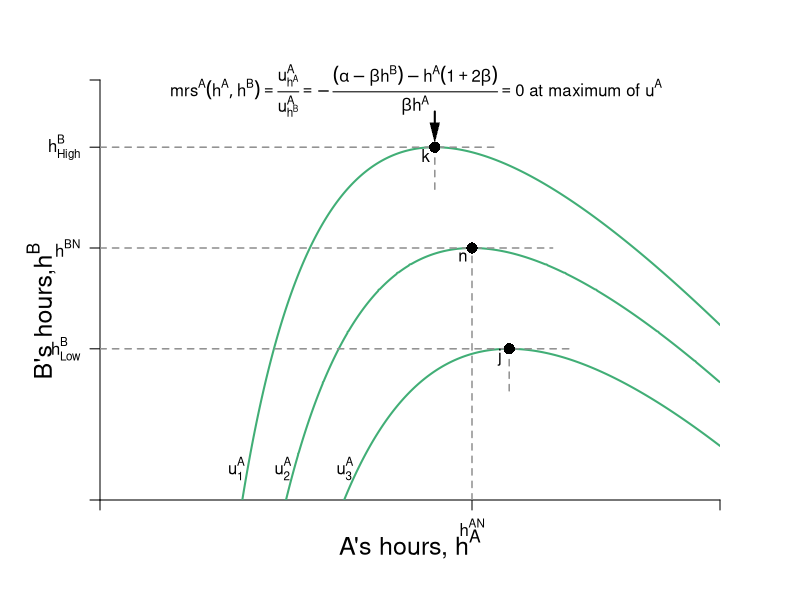

The R script that drew this image:
require(shape)
pdf(file = "coordination_failures/coordination_indiff_map.pdf", width = 9, height = 7)

#Set parameters for graphics
axislabelsize <- 1.5
graphlinewidth <- 2
segmentlinewidth <- 1.5

COL <- c("#7fc97f", "#beaed4", "#fdc086", "#ffff99", "#386cb0", "#f0027f", "#bf5b17", "#666666")
COLA <- c("#99d8c9","#66c2a4","#41ae76", "#238b45", "#005824")
COLB <- c("#4eb3d3", "#2b8cbe", "#0868ac","#084081")
Grays <- gray.colors(25, start =1, end = 0)

par(mar =  c(5, 5, 4, 4))

# uA <- function(ea, eb, alpha = 16, beta = 1/24) {
#   alpha*(1 - beta*eb)*ea - 0.5*(ea)^2
# }

uA <- function(ea, eb, alpha = 30, beta = 1/2) {
  (alpha - beta*(ea+eb))*ea - 0.5*(ea)^2
}

hANE <- function(alpha, beta = 1/2){
  alpha/(1 + 3*beta)
}

brfA <- function(ea, alpha = 30, beta = 1/2) {
  (alpha - ea*(1 + 2*beta))/(beta)
}

# brfA <- function(ea, alpha = 16, beta = 1/24) {
#   (alpha - ea)/(alpha * beta)
# }


xlims <- c(0, 20)
ylims <- c(0, 20)

npts <- 501 
x <- seq(xlims[1], xlims[2], length.out = npts)
y <- seq(ylims[1], ylims[2], length.out = npts) 
a <- c(uA(10.8, brfA(10.8)), 
       uA(hANE(alpha = 30, beta = 1/2), hANE(alpha = 30, beta = 1/2)), 
       uA(13.2, brfA(13.2))
       )

plot(0, 0, xlim = xlims, ylim = ylims, type = "n",
     xlab = expression(paste("")),
     ylab = expression(paste("")), 
     xaxt = "n", 
     yaxt = "n", 
     cex.lab = axislabelsize, 
     bty = "n",
     xaxs="i", 
     yaxs="i")

# ticksy <- seq(from = 0, to = ylims[2], by = 2)
# ylabels <- seq(from = 0, to = ylims[2], by = 2)
# ticksx <- seq(from = 0, to = xlims[2], by = 2)
# xlabels <- seq(from = 0, to = xlims[2], by = 2)
ticksy <- c(0,  brfA(13.2), 12,  brfA(10.8), ylims[2])
ylabels <- c(NA, expression(paste(h[Low]^B)), expression(paste(h^{BN})), expression(paste(h[High]^B)), NA)
ticksx <- c(0, 12,  xlims[2])
xlabels <- c(NA, expression(paste(h^{AN})), NA)


axis(1, at = ticksx, pos = 0, labels = xlabels)
axis(2, at = ticksy, pos = 0, labels = ylabels, las = 1)

npts <- 500 
xx1 <- seq(xlims[1], xlims[2], length.out = npts)
#lines(xx1, brfA(xx1, alpha = 16, beta = 1/24), col = COLA[4], lwd = graphlinewidth)


contour(y, x, 
        outer(x, y, uA),
        drawlabels = FALSE,
        col = COLA[3],
        lwd = graphlinewidth,
        levels = a, 
        xaxs="i", 
        yaxs="i", 
        add = TRUE) 

text(0.5*xlims[2], -2.1, expression(paste("A's hours, ", h^A)), xpd = TRUE, cex = axislabelsize)
text(-1.9, 9, expression(paste("B's hours,", h^B)), xpd = TRUE, cex = axislabelsize, srt = 90) 

#Label the iso-welfare functions for the A
text(4.4, 1.5, expression(u[1]^A))
text(5.9, 1.5, expression(u[2]^A))
text(7.9, 1.5, expression(u[3]^A))

#Label Nash Equilibrium 
segments(0, 12, 14.6, 12, lty = 2, col = Grays[18], lwd = segmentlinewidth)
segments(12, 0, 12, 12, lty = 2, col = Grays[18], lwd = segmentlinewidth)
points(12, 12, pch = 16, col = "black", cex = 1.5)
#text(11.3, 10.1, expression(paste("Nash Equilibrium")))
text(12 - 0.3, 12 - 0.4, expression(paste("n")))



segments(0,  brfA(13.2),  13.2 + 2,  brfA(13.2), lty = 2, col = Grays[18], lwd = segmentlinewidth)
segments(13.2,  brfA(13.2) - 2,  13.2,  brfA(13.2), lty = 2, col = Grays[18], lwd = segmentlinewidth)
points(13.2, brfA(ea = 13.2), pch = 16, col = "black", cex = 1.5)
text(13.2 - 0.3, brfA(ea = 13.2) - 0.4, expression(paste("j")))

segments(0, brfA(10.8), 10.8 + 2, brfA(10.8), lty = 2, col = Grays[18], lwd = segmentlinewidth)
segments(10.8, brfA(10.8) - 2, 10.8, brfA(10.8), lty = 2, col = Grays[18], lwd = segmentlinewidth)
points(10.8, brfA(10.8), pch = 16, col = "black", cex = 1.5)
text(10.8 - 0.3, brfA(10.8) - 0.4, expression(paste("k")))

text(10.2, 19.5, expression(paste(mrs^{A}*(list(h^A, h^B)) == frac(u[h^A]^A, u[h^B]^A), phantom() == -frac((alpha - beta*h^B) - h^A*(1 + 2*beta), beta*h^A), phantom() == 0, " at maximum of ", u^A)), xpd = TRUE)
Arrows(10.8, 18.5, 10.8, 17.5, col = "black", lty = 1, lwd = 2, arr.type = "triangle", arr.lwd = 0.5)



dev.off()
